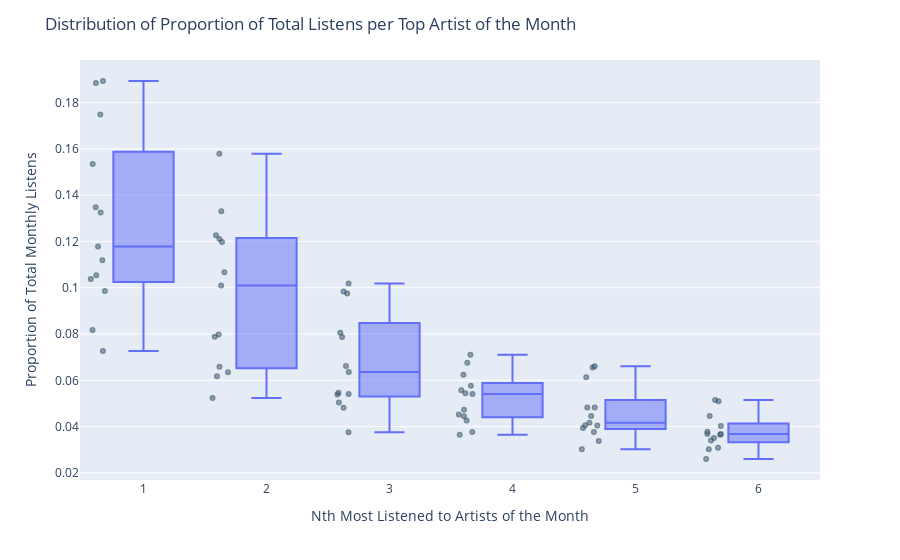

Source (notebook cell):
### Code cell
monthly_top = a1.time_period_top_songs(data, 4, 6)
fig = px.box(monthly_top, y="prop", x="artist_rank", points = "all", hover_data = ['artist', 'date'])
fig.update_layout(title_text='Distribution of Proportion of Total Listens per Top Artist of the Month',
                    xaxis=dict(title_text="Nth Most Listened to Artists of the Month"),
                    yaxis=dict(title_text="Proportion of Total Monthly Listens"))
fig.update_traces(marker=dict(size=4,
                              line=dict(width=2,
                                        color='DarkSlateGrey'),
                             opacity = 0.6))
fig.show()
# py.plot(fig, filename = 'prop_bar_monthly', auto_open=False)

### Figure 1 — Plotly figure (JSON) as saved in the notebook; plotly's stock layout.template omitted (floating-point values rounded to 4 significant figures; data arrays with more than 128 entries replaced by an {"elided": "..."} marker saying what was removed)
{"data": [{"alignmentgroup": "True", "boxpoints": "all", "customdata": {"elided": "78x2 str values"}, "hoverlabel": {"namelength": 0}, "hovertemplate": "artist_rank=%{x}<br>prop=%{y}<br>artist=%{customdata[0]}<br>date=%{customdata[1]}", "legendgroup": "", "marker": {"color": "#636efa", "line": {"color": "DarkSlateGrey", "width": 2}, "opacity": 0.6, "size": 4}, "name": "", "notched": false, "offsetgroup": "", "orientation": "v", "showlegend": false, "type": "box", "x": ["1", "1", "1", "1", "1", "1", "1", "1", "1", "1", "1", "1", "1", "2", "2", "2", "2", "2", "2", "2", "2", "2", "2", "2", "2", "2", "3", "3", "3", "3", "3", "3", "3", "3", "3", "3", "3", "3", "3", "4", "4", "4", "4", "4", "4", "4", "4", "4", "4", "4", "4", "4", "5", "5", "5", "5", "5", "5", "5", "5", "5", "5", "5", "5", "5", "6", "6", "6", "6", "6", "6", "6", "6", "6", "6", "6", "6", "6"], "x0": " ", "xaxis": "x", "y": [0.1325, 0.1178, 0.1884, 0.1348, 0.1893, 0.08168, 0.1038, 0.07264, 0.1534, 0.1118, 0.09855, 0.1748, 0.1054, 0.1227, 0.06178, 0.1578, 0.133, 0.1197, 0.07983, 0.05238, 0.06583, 0.1211, 0.1066, 0.07884, 0.06343, 0.101, 0.1018, 0.05405, 0.08052, 0.09836, 0.07868, 0.06621, 0.05044, 0.06356, 0.03758, 0.04811, 0.05388, 0.05466, 0.09745, 0.05767, 0.05405, 0.06763, 0.07104, 0.04447, 0.05569, 0.04268, 0.06243, 0.03653, 0.03771, 0.04731, 0.04521, 0.05443, 0.04049, 0.04054, 0.06602, 0.06557, 0.03763, 0.04827, 0.04171, 0.06129, 0.03027, 0.03381, 0.03942, 0.04453, 0.04829, 0.03681, 0.03089, 0.05153, 0.051, 0.03649, 0.04022, 0.03783, 0.03405, 0.03027, 0.02601, 0.03679, 0.04453, 0.03512], "y0": " ", "yaxis": "y"}], "layout": {"boxmode": "group", "legend": {"tracegroupgap": 0}, "margin": {"t": 60}, "title": {"text": "Distribution of Proportion of Total Listens per Top Artist of the Month"}, "xaxis": {"anchor": "y", "domain": [0, 1], "title": {"text": "Nth Most Listened to Artists of the Month"}}, "yaxis": {"anchor": "x", "domain": [0, 1], "title": {"text": "Proportion of Total Monthly Listens"}}}}
